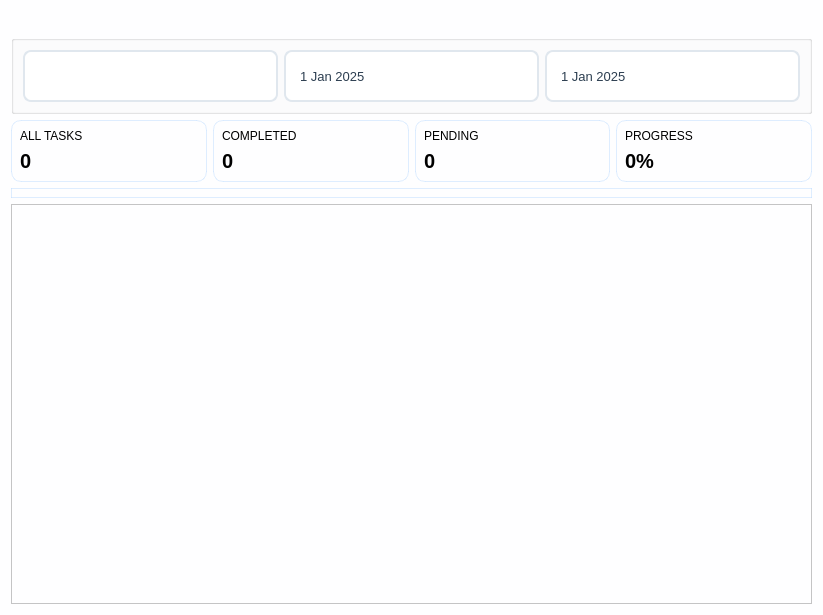
             <widget class="QWidget" name="scrollAreaWidgetContents">
              <property name="geometry">
               <rect>
                <x>0</x>
                <y>0</y>
                <width>823</width>
                <height>615</height>
               </rect>
              </property>
              <property name="styleSheet">
               <string notr="true">background-color : #fefeff;

</string>
              </property>
              <layout class="QVBoxLayout" name="verticalLayout_18">
               <item>
                <widget class="QWidget" name="statisticsLayout_3" native="true">
                 <property name="sizePolicy">
                  <sizepolicy hsizetype="Preferred" vsizetype="Preferred">
                   <horstretch>0</horstretch>
                   <verstretch>0</verstretch>
                  </sizepolicy>
                 </property>
                 <property name="styleSheet">
                  <string notr="true"/>
                 </property>
                 <layout class="QHBoxLayout" name="horizontalLayout_22">
                  <property name="spacing">
                   <number>20</number>
                  </property>
                  <item>
                   <layout class="QHBoxLayout" name="statisticsLayout3"/>
                  </item>
                 </layout>
                </widget>
               </item>
               <item>
                <widget class="QGroupBox" name="filterGroup">
                 <property name="styleSheet">
                  <string notr="true">QComboBox {
    background-color: #ffffff;
    border: 2px solid #e0e7ee;
    border-radius: 8px;
    padding: 8px 12px;
    min-height: 32px;
    font-size: 13px;
    color: #2c3e50;
}

QComboBox:hover {
    border-color: #2596be;
}

QComboBox:focus {
    border-color: #2596be;
    background-color: #f8fcfe;
}

QComboBox::drop-down {
    border: none;
    width: 30px;
}

QComboBox::down-arrow {
    width: 16px;
    height: 16px;
}

QComboBox QAbstractItemView {
    background-color: #ffffff;
    border: 2px solid #2596be;
    border-radius: 8px;
    selection-background-color: #e3f2fd;
    selection-color: #1976d2;
    padding: 4px;
}

QComboBox QAbstractItemView::item {
    padding: 8px 12px;
    border-radius: 4px;
    min-height: 30px;
}

QComboBox QAbstractItemView::item:hover {
    background-color: #f0f7fc;
}



QDateEdit {
    background-color: #ffffff;
    border: 2px solid #e0e7ee;
    border-radius: 8px;
    padding: 8px 12px;
    min-height: 32px;
    font-size: 13px;
    color: #2c3e50;
}

QDateEdit:hover {
    border-color: #2596be;
    box-shadow: 0 2px 8px rgba(37, 150, 190, 0.15);
}

QDateEdit:focus {
    border-color: #2596be;
    background-color: #f8fcfe;
}

QDateEdit::drop-down {
    border: none;
    width: 30px;
}

QDateEdit::down-arrow {
    width: 16px;
    height: 16px;
}

QDateEdit::up-button, QDateEdit::down-button {
    background-color: transparent;
    border: none;
    width: 20px;
}

QDateEdit::up-button:hover, QDateEdit::down-button:hover {
    background-color: #e3f2fd;
    border-radius: 4px;
}
</string>
                 </property>
                 <property name="title">
                  <string/>
                 </property>
                 <layout class="QHBoxLayout" name="horizontalLayout_18">
                  <item>
                   <widget class="QComboBox" name="comboFilterTime">
                    <property name="focusPolicy">
                     <enum>Qt::FocusPolicy::NoFocus</enum>
                    </property>
                    <property name="styleSheet">
                     <string notr="true"/>
                    </property>
                   </widget>
                  </item>
                  <item>
                   <widget class="QDateEdit" name="dateFrom">
                    <property name="calendarPopup">
                     <bool>true</bool>
                    </property>
                    <property name="date">
                     <date>
                      <year>2025</year>
                      <month>1</month>
                      <day>1</day>
                     </date>
                    </property>
                   </widget>
                  </item>
                  <item>
                   <widget class="QDateEdit" name="dateTo">
                    <property name="calendarPopup">
                     <bool>true</bool>
                    </property>
                    <property name="date">
                     <date>
                      <year>2025</year>
                      <month>1</month>
                      <day>1</day>
                     </date>
                    </property>
                   </widget>
                  </item>
                 </layout>
                </widget>
               </item>
               <item>
                <widget class="QWidget" name="widget_5" native="true">
                 <property name="sizePolicy">
                  <sizepolicy hsizetype="Preferred" vsizetype="Fixed">
                   <horstretch>0</horstretch>
                   <verstretch>0</verstretch>
                  </sizepolicy>
                 </property>
                 <property name="styleSheet">
                  <string notr="true">#widget_6, #widget_7, #widget_8, #widget_9{
border-radius : 10px;
border: 1px solid  #76b9dbff;}</string>
                 </property>
                 <layout class="QHBoxLayout" name="horizontalLayout_15">
                  <property name="leftMargin">
                   <number>0</number>
                  </property>
                  <property name="topMargin">
                   <number>0</number>
                  </property>
                  <property name="rightMargin">
                   <number>0</number>
                  </property>
                  <property name="bottomMargin">
                   <number>0</number>
                  </property>
                  <item alignment="Qt::AlignmentFlag::AlignTop">
                   <widget class="QWidget" name="widget_6" native="true">
                    <property name="sizePolicy">
                     <sizepolicy hsizetype="Preferred" vsizetype="Fixed">
                      <horstretch>0</horstretch>
                      <verstretch>0</verstretch>
                     </sizepolicy>
                    </property>
                    <layout class="QVBoxLayout" name="verticalLayout_8">
                     <item alignment="Qt::AlignmentFlag::AlignTop">
                      <widget class="QLabel" name="label_10">
                       <property name="text">
                        <string>ALL TASKS</string>
                       </property>
                      </widget>
                     </item>
                     <item alignment="Qt::AlignmentFlag::AlignTop">
                      <widget class="QLabel" name="numberAllTask">
                       <property name="font">
                        <font>
                         <pointsize>15</pointsize>
                         <bold>true</bold>
                        </font>
                       </property>
                       <property name="text">
                        <string>0</string>
                       </property>
                      </widget>
                     </item>
                    </layout>
                   </widget>
                  </item>
                  <item alignment="Qt::AlignmentFlag::AlignTop">
                   <widget class="QWidget" name="widget_7" native="true">
                    <property name="sizePolicy">
                     <sizepolicy hsizetype="Preferred" vsizetype="Fixed">
                      <horstretch>0</horstretch>
                      <verstretch>0</verstretch>
                     </sizepolicy>
                    </property>
                    <layout class="QVBoxLayout" name="verticalLayout_9">
                     <item alignment="Qt::AlignmentFlag::AlignTop">
                      <widget class="QLabel" name="label_12">
                       <property name="text">
                        <string>COMPLETED</string>
                       </property>
                      </widget>
                     </item>
                     <item alignment="Qt::AlignmentFlag::AlignTop">
                      <widget class="QLabel" name="numberCompletedTask">
                       <property name="font">
                        <font>
                         <pointsize>15</pointsize>
                         <bold>true</bold>
                        </font>
                       </property>
                       <property name="text">
                        <string>0</string>
                       </property>
                      </widget>
                     </item>
                    </layout>
                   </widget>
                  </item>
                  <item alignment="Qt::AlignmentFlag::AlignTop">
                   <widget class="QWidget" name="widget_8" native="true">
                    <property name="sizePolicy">
                     <sizepolicy hsizetype="Preferred" vsizetype="Fixed">
                      <horstretch>0</horstretch>
                      <verstretch>0</verstretch>
                     </sizepolicy>
                    </property>
                    <layout class="QVBoxLayout" name="verticalLayout_16">
                     <item alignment="Qt::AlignmentFlag::AlignTop">
                      <widget class="QLabel" name="label_14">
                       <property name="text">
                        <string>PENDING</string>
                       </property>
                      </widget>
                     </item>
                     <item alignment="Qt::AlignmentFlag::AlignTop">
                      <widget class="QLabel" name="numberPendingTask">
                       <property name="font">
                        <font>
                         <pointsize>15</pointsize>
                         <bold>true</bold>
                        </font>
                       </property>
                       <property name="text">
                        <string>0</string>
                       </property>
                      </widget>
                     </item>
                    </layout>
                   </widget>
                  </item>
                  <item alignment="Qt::AlignmentFlag::AlignTop">
                   <widget class="QWidget" name="widget_9" native="true">
                    <property name="sizePolicy">
                     <sizepolicy hsizetype="Preferred" vsizetype="Fixed">
                      <horstretch>0</horstretch>
                      <verstretch>0</verstretch>
                     </sizepolicy>
                    </property>
                    <layout class="QVBoxLayout" name="verticalLayout_17">
                     <item alignment="Qt::AlignmentFlag::AlignTop">
                      <widget class="QLabel" name="label_16">
                       <property name="text">
                        <string>PROGRESS</string>
                       </property>
                      </widget>
                     </item>
                     <item alignment="Qt::AlignmentFlag::AlignTop">
                      <widget class="QLabel" name="numberProgress">
                       <property name="font">
                        <font>
                         <pointsize>15</pointsize>
                         <bold>true</bold>
                        </font>
                       </property>
                       <property name="text">
                        <string>0%</string>
                       </property>
                      </widget>
                     </item>
                    </layout>
                   </widget>
                  </item>
                 </layout>
                </widget>
               </item>
               <item>
                <widget class="QWidget" name="widget_2" native="true">
                 <property name="styleSheet">
                  <string notr="true">#statisticsLayout_1, #statisticsLayout_2 {
border-radius : 10px;
border: 1px solid  #76b9dbff;}</string>
                 </property>
                 <layout class="QVBoxLayout" name="verticalLayout_20">
                  <property name="leftMargin">
                   <number>0</number>
                  </property>
                  <property name="topMargin">
                   <number>0</number>
                  </property>
                  <property name="rightMargin">
                   <number>0</number>
                  </property>
                  <property name="bottomMargin">
                   <number>0</number>
                  </property>
                  <item>
                   <widget class="QWidget" name="statisticsLayout_1" native="true">
                    <property name="sizePolicy">
                     <sizepolicy hsizetype="Preferred" vsizetype="Expanding">
                      <horstretch>0</horstretch>
                      <verstretch>0</verstretch>
                     </sizepolicy>
                    </property>
                    <layout class="QVBoxLayout" name="verticalLayout_19">
                     <property name="spacing">
                      <number>0</number>
                     </property>
                     <property name="leftMargin">
                      <number>0</number>
                     </property>
                     <property name="topMargin">
                      <number>0</number>
                     </property>
                     <property name="rightMargin">
                      <number>0</number>
                     </property>
                     <property name="bottomMargin">
                      <number>0</number>
                     </property>
                    </layout>
                   </widget>
                  </item>
                  <item>
                   <widget class="QWidget" name="m_categoryDonutContainer" native="true">
                    <property name="sizePolicy">
                     <sizepolicy hsizetype="Expanding" vsizetype="Expanding">
                      <horstretch>0</horstretch>
                      <verstretch>0</verstretch>
                     </sizepolicy>
                    </property>
                    <property name="minimumSize">
                     <size>
                      <width>0</width>
                      <height>400</height>
                     </size>
                    </property>
                    <layout class="QHBoxLayout" name="horizontalLayout_20">
                     <property name="spacing">
                      <number>0</number>
                     </property>
                     <property name="leftMargin">
                      <number>0</number>
                     </property>
                     <property name="topMargin">
                      <number>0</number>
                     </property>
                     <property name="rightMargin">
                      <number>0</number>
                     </property>
                     <property name="bottomMargin">
                      <number>0</number>
                     </property>
                     <item>
                      <widget class="QScrollArea" name="m_categoryScrollArea">
                       <property name="widgetResizable">
                        <bool>true</bool>
                       </property>
                       <widget class="QWidget" name="m_categoryDonutWidget">
                        <property name="geometry">
                         <rect>
                          <x>0</x>
                          <y>0</y>
                          <width>805</width>
                          <height>400</height>
                         </rect>
                        </property>
                        <layout class="QHBoxLayout" name="horizontalLayout_23">
                         <item>
                          <layout class="QGridLayout" name="m_categoryDonutLayout">
                           <property name="leftMargin">
                            <number>15</number>
                           </property>
                           <property name="topMargin">
                            <number>15</number>
                           </property>
                           <property name="rightMargin">
                            <number>15</number>
                           </property>
                           <property name="bottomMargin">
                            <number>15</number>
                           </property>
                           <property name="spacing">
                            <number>20</number>
                           </property>
                          </layout>
                         </item>
                        </layout>
                       </widget>
                      </widget>
                     </item>
                    </layout>
                   </widget>
                  </item>
                 </layout>
                </widget>
               </item>
              </layout>
             </widget>
